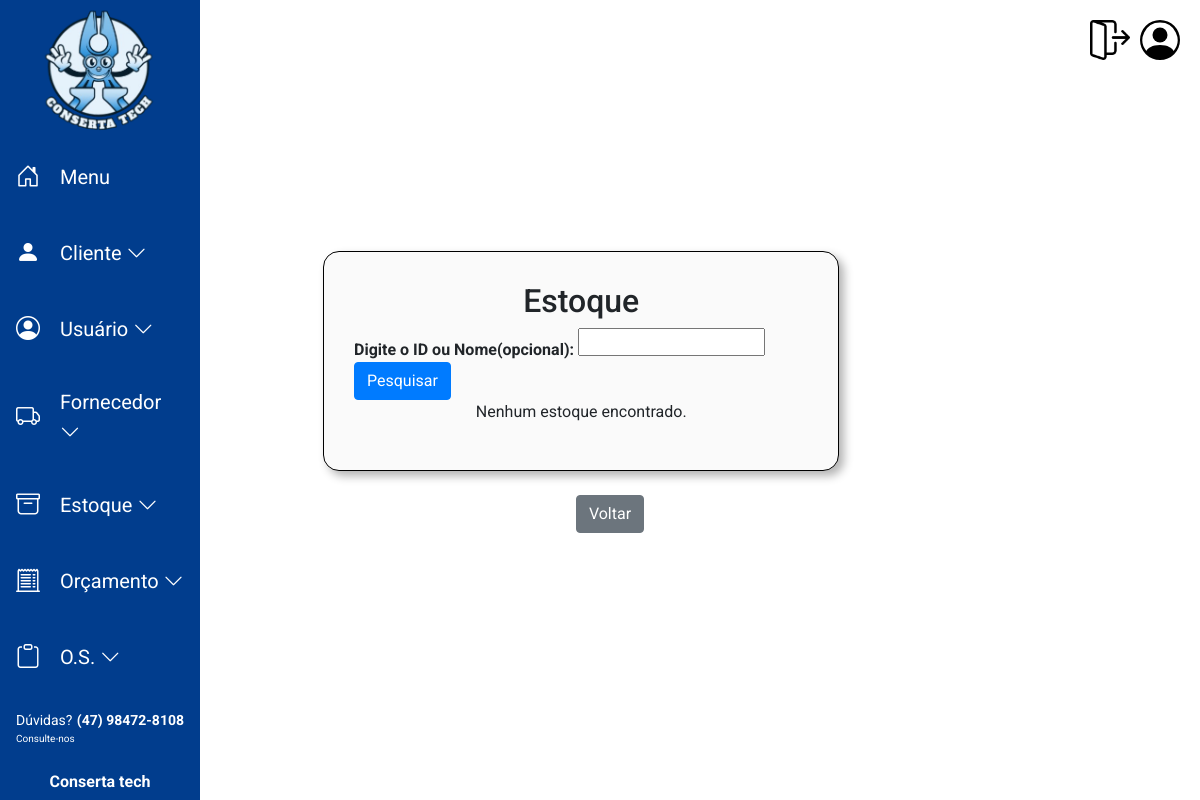
The page /Sistema_Conserta_Tech/Estoque/buscar_estoque.php (signed in) on the database as committed earlier.
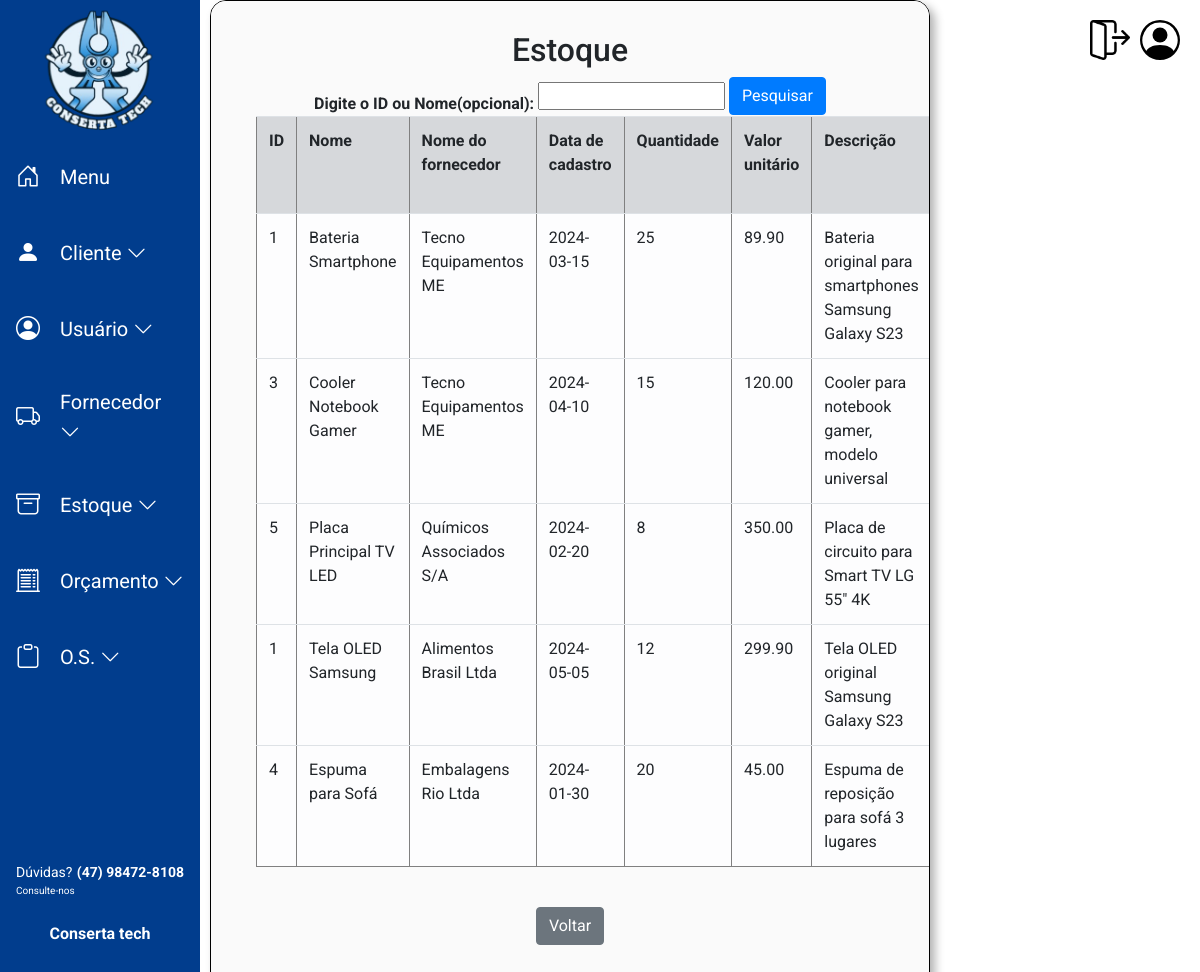
The same page on the database as committed later.
### tables this page shows
CREATE TABLE `estoque` (
  `id_estoque` INT NOT NULL AUTO_INCREMENT,
  `id_produto` INT NOT NULL,
  `id_fornecedor` INT NOT NULL,
  `nome_peca` VARCHAR(255),
  `data_cadastro` DATE,
  `quantidade` INT NOT NULL,
  `valor_unitario` DECIMAL(10,2) NOT NULL,
  `descricao` VARCHAR(255),
  PRIMARY KEY (`id_estoque`),
  CONSTRAINT `fk_estoque_fornecedor` FOREIGN KEY (`id_fornecedor`) REFERENCES `fornecedor` (`id_fornecedor`) ON DELETE CASCADE,
  CONSTRAINT `fk_estoque_produto` FOREIGN KEY (`id_produto`) REFERENCES `produto` (`id_produto`) ON DELETE CASCADE
);

CREATE TABLE `fornecedor` (
  `id_fornecedor` INT NOT NULL AUTO_INCREMENT,
  `email` VARCHAR(100) UNIQUE,
  `razao_social` VARCHAR(50) NOT NULL,
  `cnpj` VARCHAR(20) UNIQUE,
  `data_fundacao` DATE,
  `produto_fornecido` VARCHAR(100),
  `data_cad` DATE DEFAULT NULL,
  `cep` VARCHAR(10) DEFAULT NULL,
  `logradouro` VARCHAR(80) DEFAULT NULL,
  `tipo` VARCHAR(20) DEFAULT NULL,
  `complemento` VARCHAR(15) DEFAULT NULL,
  `numero` INT DEFAULT NULL,
  `cidade` VARCHAR(30) DEFAULT NULL,
  `uf` VARCHAR(2) DEFAULT NULL,
  `bairro` VARCHAR(20) DEFAULT NULL,
  `telefone` VARCHAR(18) DEFAULT NULL,
  `observacoes` VARCHAR(255),
  `inativo` TINYINT DEFAULT 0,
  PRIMARY KEY (`id_fornecedor`)
);

### Sistema_Conserta_Tech/Estoque/buscar_estoque.php (the view, shortened to what this page needs)
<?php
require_once("../Conexao/conexao.php");
if($_SERVER["REQUEST_METHOD"] == "POST" && !empty($_POST['busca'])){
    $busca = trim($_POST['busca']);
    if(is_numeric($busca)){
        $sql = "SELECT e.*, f.razao_social
                FROM estoque e
                INNER JOIN fornecedor f ON e.id_fornecedor = f.id_fornecedor
                WHERE e.id_estoque = :busca
                ORDER BY e.nome_peca ASC";
        $stmt = $pdo->prepare($sql);
        $stmt->bindParam(':busca', $busca, PDO::PARAM_INT);
    } else {
        $sql = "SELECT e.*, f.razao_social
                FROM estoque e
                INNER JOIN fornecedor f ON e.id_fornecedor = f.id_fornecedor
                WHERE e.nome LIKE :busca_nome
                ORDER BY e.nome ASC";
        $stmt = $pdo->prepare($sql);
        $stmt->bindValue(':busca_nome', "$busca%", PDO::PARAM_STR);
    }
} else {
    $sql = "SELECT e.*, f.razao_social
            FROM estoque e
            INNER JOIN fornecedor f ON e.id_fornecedor = f.id_fornecedor";
    $stmt = $pdo->prepare($sql);
}
    $stmt->execute();
    $estoques=$stmt->fetchAll(PDO::FETCH_ASSOC);
?>
<!DOCTYPE html>
<html lang="pt-br">
<head>
    <link rel="stylesheet" href="css_estoque.css">
    <link rel="stylesheet" href="../bootstrap/css/bootstrap.min.css">
    <link rel="stylesheet" href="https://cdn.jsdelivr.net/npm/bootstrap-icons@1.10.3/font/bootstrap-icons.css" />
    <link rel="stylesheet" href="../Menu_lateral/css-home-bar.css" />
    <link rel="stylesheet" href="https://cdn.jsdelivr.net/npm/flatpickr/dist/flatpickr.min.css">
    <link rel="stylesheet" href="https://cdn.jsdelivr.net/npm/notyf@3/notyf.min.css">
</head>
<body class="corpo">
<?php
  include("../Menu_lateral/menu.php");
?>
    <main>
    <div class="conteudo">
    <h2 align="center">Estoque</h2>
    <form action="buscar_estoque.php" method="POST">
        <label for="busca">Digite o ID ou Nome(opcional): </label>
        <input type="text" id="busca" name="busca">
        <button class="btn btn-primary" type="submit">Pesquisar</button>
    </form>
    <?php if(!empty($estoques)): ?>
        <div class="container">
        <table id="tabela_pesquisa" border="1" class="table table-light table-hover">
            <tr class="table-secondary">
                <th>ID</th>
                <th>Nome</th>
                <th>Nome do fornecedor</th>
                <th>Data de cadastro</th>
                <th>Quantidade</th>
                <th>Valor unitário</th>
                <th>Descrição</th>
            </tr>
            <?php foreach($estoques as $estoque): ?>
                <tr>
                    <td><?=htmlspecialchars($estoque['id_produto'])?></td>
                    <td><?=htmlspecialchars($estoque['nome_peca'])?></td>
                    <td><?=htmlspecialchars($estoque['razao_social'])?></td>
                    <td><?=htmlspecialchars($estoque['data_cadastro'])?></td>
                    <td><?=htmlspecialchars($estoque['quantidade'])?></td>
                    <td><?=htmlspecialchars($estoque['valor_unitario'])?></td>
                    <td><?=htmlspecialchars($estoque['descricao'])?></td>
                </tr>
            <?php endforeach; ?>
        </table>
        <?php else: ?>
            <p align="center">Nenhum estoque encontrado.</p>
        <?php endif; ?>
        </div>
        <p align="center"><a class="btn btn-secondary" role="button" href="index.php">Voltar</a></p>
        </div>
    </main>
</body>
</html>

### Sistema_Conserta_Tech/Menu_lateral/menu.php (shortened to what this page needs)
<div id="menu-container">
  <div class="btn-expandir"></div>
  <button class="sair" title="sair da conta">
    <img src="../img/logout.png" alt="Sair">
  </button>
  <button class="fechar" title="fechar">
    <img src="../img/person-circle.svg" alt="Fechar">
  </button>
  <nav class="menu-lateral">
    <div class="top-menu">
      <ul>
        <button class="fixar-menu" id="fixar_menu">
          <img src="../img/techinho.png" alt="">
        </button>
        <li class="item-menu">
          <a href="../Principal/main.php" class="menu-link">
            <span class="icon"><i class="bi bi-house-door"></i></span>
            <span class="txt-link">Menu</span>
          </a>
        </li>
        <li class="item-menu">
          <a href="#" id="cliente" class="menu-link">
            <span class="icon"><i class="bi bi-person-fill"></i></span>
            <span class="txt-link">Cliente <i class="bi bi-chevron-down"></i></span>
          </a>
        </li>
        <li class="item-menu">
          <a href="#" id="usuario" class="menu-link">
            <span class="icon"><i class="bi bi-person-circle"></i></span>
            <span class="txt-link">Usuário <i class="bi bi-chevron-down"></i></span>
          </a>
        </li>
        <li class="item-menu">
          <a href="#" id="fornecedor" class="menu-link">
            <span class="icon"><i class="bi bi-truck"></i></span>
            <span class="txt-link">Fornecedor <i class="bi bi-chevron-down"></i></span>
          </a>
        </li>
        <li class="item-menu">
          <a href="#" id="estoque" class="menu-link">
            <span class="icon"><i class="bi bi-archive"></i></span>
            <span class="txt-link">Estoque <i class="bi bi-chevron-down"></i></span>
          </a>
        </li>
        <li class="item-menu">
          <a href="#" id="orcamento" class="menu-link">
            <span class="icon"><i class="bi bi-receipt-cutoff"></i></span>
            <span class="txt-link">Orçamento <i class="bi bi-chevron-down"></i></span>
          </a>
        </li>
        <li class="item-menu">
          <a href="#" id="os" class="menu-link">
            <span class="icon"><i class="bi bi-clipboard"></i></span>
            <span class="txt-link">O.S. <i class="bi bi-chevron-down"></i></span>
          </a>
        </li>
      </ul>
    </div>
    <div class="footer-contato">
      <div class="linha-info">
        <p class="duvidas">Dúvidas?<br><span>Consulte-nos</span></p>
        <p class="telefone">(47) 98472-8108</p>
      </div>
      <p class="empresa">Conserta tech</p>
    </div>
  </nav>
</div>

### Sistema_Conserta_Tech/Estoque/css_estoque.css (style rules this page uses)
body { margin: 0; padding: 0; min-height: 100vh; display: flex; justify-content: center; align-items: center; background-image: url("../img/fundo_site.png"); scrollbar-width: none; }
.conteudo { animation: aparecer 1.2s ease forwards; box-shadow: 5px 5px 10px rgba(0, 0, 0, 0.3); width: 90%; max-width: 800px; height: auto; align-items: center; border: 1px solid black; justify-content: center; display: flex; border-radius: 16px; background-color: #FAFAFA; padding: 30px; flex-direction: column; overflow-y: auto; scrollbar-width: none; gap: 4%; }
label { position: relative; top: 8px; font-weight: bold; margin-bottom: 5px; }

### Sistema_Conserta_Tech/Menu_lateral/css-home-bar.css (style rules this page uses)
* { margin: 0; padding: 0; box-sizing: border-box; font-family: 'Roboto', sans-serif; }
html, body { height: 100%; overflow-x: hidden; }
.menu-lateral { width: 60px; height: 100vh; background-color: #013d8d; padding: 0; box-shadow: 3px 0 0 #fff; position: fixed; top: 0; left: 0; display: flex; flex-direction: column; overflow-y: auto; padding-bottom: 20px; transition: width 0.5s ease-in; scrollbar-width: none ; z-index: 1000; }
.top-menu { flex-grow: 1; }
.btn-expandir { width: 100%; padding: 10px; }
ul { list-style: none; padding-left: 0; margin: 0; display: flex; flex-direction: column; flex-grow: 1; }
ul li { margin-bottom: 10px; }
ul li a { color: #fff; text-decoration: none; font-size: 20px; padding: 15px 16px; display: flex; align-items: center; width: 100%; box-sizing: border-box; border-radius: 8px; }
ul li a .txt-link { margin-left: 20px; }
ul li a .icon>i { font-size: 24px; }
.footer-contato { color: #fff; font-size: 13px; padding: 10px 16px; margin-top: auto; display: flex; flex-direction: column; align-items: center; text-align: center; }
.footer-contato .linha-info { display: flex; justify-content: space-between; width: 100%; font-weight: bold; font-size: 14px; }
.footer-contato .duvidas { text-align: left; font-weight: normal; }
.footer-contato .duvidas span { font-size: 10px; display: block; }
.footer-contato .telefone { text-align: right; }
.footer-contato .empresa { font-weight: bold; font-size: 16px; margin-top: 8px; }
button.sair, button.fechar { background: transparent; border: none; padding: 0; cursor: pointer; }
button.sair img, button.fechar img { width: 40px; height: 40px; transition: transform 0.2s ease, filter 0.2s ease; }
button.fechar { position: fixed; top: 20px; right: 20px; z-index: 999; }
button.sair { position: fixed; top: 20px; right: 70px; z-index: 999; }
button.fixar-menu { margin: 0; background-color: #013d8d; transition: width 0.5s ease-in, filter 0.2s ease; border: none; }
button.fixar-menu img { width: 150px; height: auto; margin: 10px; cursor: pointer; border: none; }
.fixar-menu { transition: opacity 0.3s ease; }

Rows that differ between the two databases and show on the page:
added estoque: id_produto "1", nome_peca "Bateria Smartphone", id_fornecedor.razao_social "Tecno Equipamentos ME", data_cadastro "2024-03-15", quantidade "25", valor_unitario "89.90", descricao "Bateria original para smartphones Samsung Galaxy S23"
added estoque: id_produto "3", nome_peca "Cooler Notebook Gamer", id_fornecedor.razao_social "Tecno Equipamentos ME", data_cadastro "2024-04-10", quantidade "15", valor_unitario "120.00", descricao "Cooler para notebook gamer, modelo universal"
added estoque: id_produto "5", nome_peca "Placa Principal TV LED", id_fornecedor.razao_social "Químicos Associados S/A", data_cadastro "2024-02-20", quantidade "8", valor_unitario "350.00", descricao "Placa de circuito para Smart TV LG 55\" 4K"
added estoque: id_produto "1", nome_peca "Tela OLED Samsung", id_fornecedor.razao_social "Alimentos Brasil Ltda", data_cadastro "2024-05-05", quantidade "12", valor_unitario "299.90", descricao "Tela OLED original Samsung Galaxy S23"
added estoque: id_produto "4", nome_peca "Espuma para Sofá", id_fornecedor.razao_social "Embalagens Rio Ltda", data_cadastro "2024-01-30", quantidade "20", valor_unitario "45.00", descricao "Espuma de reposição para sofá 3 lugares"
Other text that changed with them:
text no longer shown: "Nenhum estoque encontrado."
text now shown: "ID Nome Nome do fornecedor Data de cadastro Quantidade Valor unitário Descrição"
